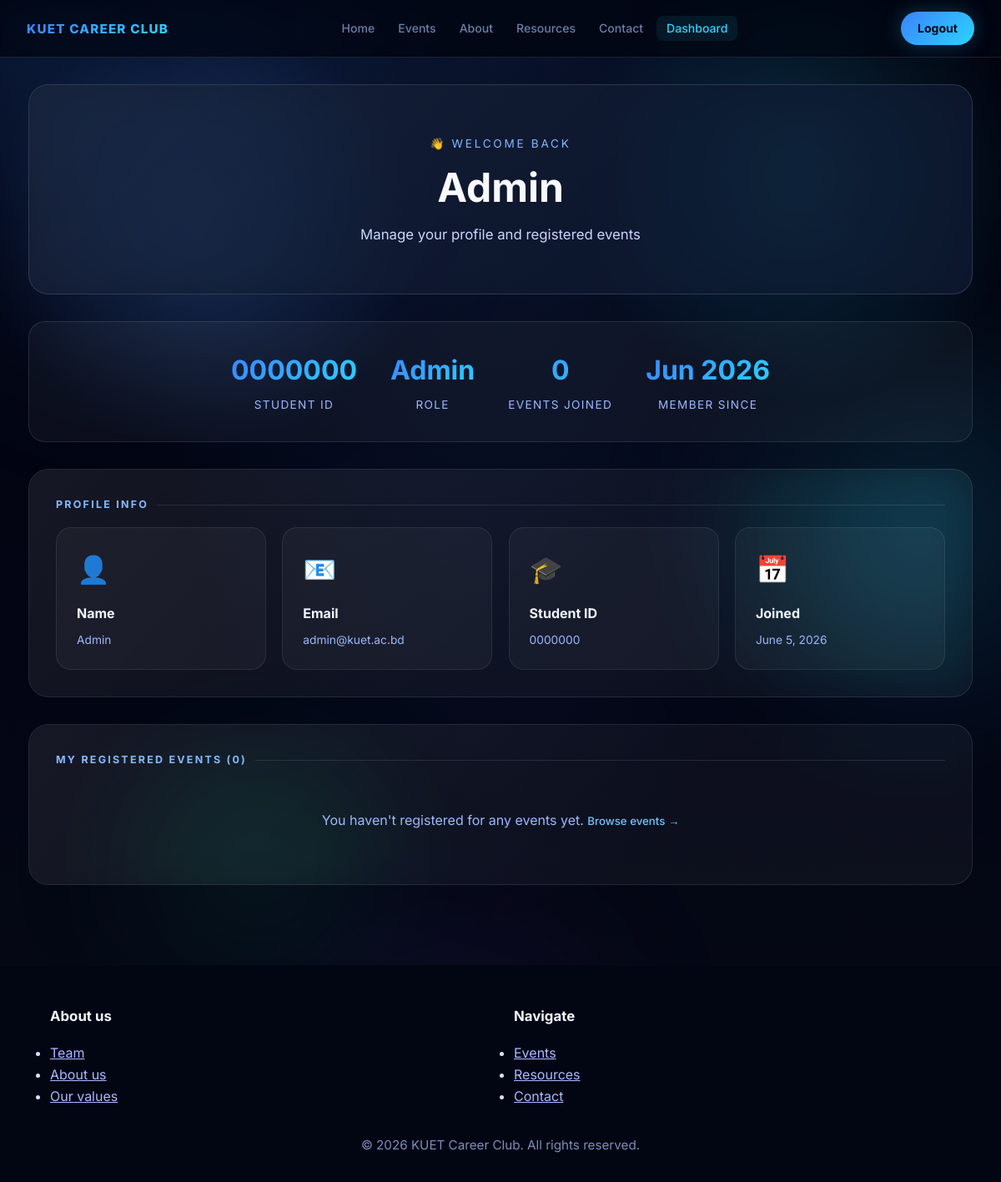
/dashboard.php (signed in), run on the app's committed database.
### tables this page shows
CREATE TABLE IF NOT EXISTS users (
    id          INT AUTO_INCREMENT PRIMARY KEY,
    name        VARCHAR(100)  NOT NULL,
    email       VARCHAR(150)  NOT NULL UNIQUE,
    student_id  VARCHAR(20)   NOT NULL UNIQUE,
    password    VARCHAR(255)  NOT NULL,
    role        ENUM('member','admin') DEFAULT 'member',
    created_at  TIMESTAMP DEFAULT CURRENT_TIMESTAMP
);

### dashboard.php (the view, shortened to what this page needs)
<?php
require_once 'session_config.php';
$user_id = $_SESSION['user_id'];
$stmt = $pdo->prepare("SELECT name, email, student_id, role, created_at FROM users WHERE id = ?");
$stmt->execute([$user_id]);
$user = $stmt->fetch();
$stmt = $pdo->prepare("
    SELECT e.title, e.type, e.status, e.event_date, e.location, er.registered_at
    FROM event_registrations er
    JOIN events e ON er.event_id = e.id
    WHERE er.user_id = ?
    ORDER BY e.event_date DESC
");
$stmt->execute([$user_id]);
$my_events = $stmt->fetchAll();
?>
<!doctype html>
<html lang="en">
  <head>
    <link rel="stylesheet" href="styles.css" />
  </head>
  <body>
    <?php include 'includes/header.php'; ?>
    <main>
      <section class="about-hero">
        <span class="eyebrow">👋 Welcome back</span>
        <h1><?php echo htmlspecialchars($user['name']); ?></h1>
        <p>Manage your profile and registered events</p>
      </section>
      <div class="stats-row">
        <div class="stat-item"><span class="num"><?php echo htmlspecialchars($user['student_id']); ?></span><span>Student ID</span></div>
        <div class="stat-item"><span class="num"><?php echo ucfirst($user['role']); ?></span><span>Role</span></div>
        <div class="stat-item"><span class="num"><?php echo count($my_events); ?></span><span>Events Joined</span></div>
        <div class="stat-item"><span class="num"><?php echo date('M Y', strtotime($user['created_at'])); ?></span><span>Member Since</span></div>
      </div>
      <section class="values-section">
        <p class="section-label">Profile Info</p>
        <div class="values-grid">
          <div class="value-card">
            <div class="value-icon">👤</div>
            <h3>Name</h3>
            <p><?php echo htmlspecialchars($user['name']); ?></p>
          </div>
          <div class="value-card">
            <div class="value-icon">📧</div>
            <h3>Email</h3>
            <p><?php echo htmlspecialchars($user['email']); ?></p>
          </div>
          <div class="value-card">
            <div class="value-icon">🎓</div>
            <h3>Student ID</h3>
            <p><?php echo htmlspecialchars($user['student_id']); ?></p>
          </div>
          <div class="value-card">
            <div class="value-icon">📅</div>
            <h3>Joined</h3>
            <p><?php echo date('F j, Y', strtotime($user['created_at'])); ?></p>
          </div>
        </div>
      </section>
      <section class="team-section">
        <p class="section-label">My Registered Events (<?php echo count($my_events); ?>)</p>
        <?php if (empty($my_events)): ?>
          <p style="text-align:center; color:#9cb8ff; padding:2rem;">You haven't registered for any events yet. <a href="events.php" class="form-link">Browse events →</a></p>
        <?php endif; ?>
      </section>
    </main>
    <?php include 'includes/footer.php'; ?>
  </body>
</html>

### styles.css (style rules this page uses)
:root { --accent-1: #3b83ff; --accent-2: #2bd4ff; --accent-grad: linear-gradient(135deg, var(--accent-1), var(--accent-2)); --bg-dark: #02040f; --surface-1: rgba(255,255,255,0.05); --surface-2: rgba(255,255,255,0.03); --border: rgba(255,255,255,0.10); --border-bright: rgba(255,255,255,0.16); --text-primary: #f0f4ff; --text-secondary: #c8d7ff; --text-muted: #6b7fa8; --radius-card: 20px; --radius-btn: 999px; --transition: 0.22s cubic-bezier(0.4,0,0.2,1); }
* { margin: 0; padding: 0; box-sizing: border-box; }
html { scroll-behavior: smooth; }
body { font-family: 'Inter', system-ui, Arial, sans-serif; line-height: 1.65; color: var(--text-secondary); background: radial-gradient(ellipse at 50% 0%, rgba(59,131,255,0.12) 0%, transparent 55%), linear-gradient(180deg, #02040f 0%, #030514 60%, #060a14 100%); -webkit-font-smoothing: antialiased; animation: pageFade 0.4s ease both; }
body::before { content: ''; position: fixed; inset: 0; background: radial-gradient(circle at 20% 20%, rgba(91, 156, 255, 0.18), transparent 18%), radial-gradient(circle at 80% 15%, rgba(43, 207, 255, 0.18), transparent 18%); pointer-events: none; }
main { max-width: 1180px; margin: 0 auto; padding: 2rem 1.5rem 4rem; position: relative; z-index: 1; }
section { padding: 2rem; margin-bottom: 2rem; background: rgba(255,255,255,0.035); backdrop-filter: blur(24px) saturate(140%); -webkit-backdrop-filter: blur(24px) saturate(140%); border: 1px solid var(--border); border-radius: 24px; position: relative; overflow: hidden; }
section::before { content: ''; position: absolute; inset: 0; background: linear-gradient(135deg, rgba(255,255,255,0.04) 0%, transparent 60%); pointer-events: none; border-radius: inherit; }
.eyebrow { display: inline-block; margin-bottom: 1rem; color: #82b7ff; font-size: 0.85rem; letter-spacing: 0.2em; text-transform: uppercase; }
.stats-row { display: flex; justify-content: center; gap: 2.5rem; flex-wrap: wrap; padding: 2rem; background: rgba(255, 255, 255, 0.04); border: 1px solid rgba(255, 255, 255, 0.1); border-radius: 20px; margin-bottom: 2rem; }
.stat-item { text-align: center; }
.stat-item .num { display: block; font-size: 2rem; font-weight: 700; background: linear-gradient(135deg, #3b83ff, #2bd4ff); -webkit-background-clip: text; -webkit-text-fill-color: transparent; background-clip: text; }
.stat-item span:last-child { font-size: 0.85rem; color: #9cb8ff; text-transform: uppercase; letter-spacing: 0.1em; }
.section-label { font-size: 0.78rem; font-weight: 700; letter-spacing: 0.18em; text-transform: uppercase; color: #82b7ff; margin-bottom: 1rem; display: flex; align-items: center; gap: 0.6rem; }
.section-label::after { content: ''; flex: 1; height: 1px; background: rgba(255, 255, 255, 0.1); }
.form-link { font-size: 0.83rem; color: #6fc7ff; text-decoration: none; font-weight: 500; transition: color 0.2s; }
.about-hero { text-align: center; padding: 3.5rem 2rem; background: rgba(15, 25, 48, 0.8); border: 1px solid rgba(255, 255, 255, 0.14); border-radius: 24px; margin-bottom: 2rem; }
.about-hero h1 { font-size: clamp(2rem, 4vw, 3.4rem); color: #f7f9ff; line-height: 1.1; margin-bottom: 1rem; }
.about-hero p { color: #c8d7ff; font-size: 1.05rem; max-width: 560px; margin: 0 auto; }
.values-section { background: rgba(255, 255, 255, 0.04); border: 1px solid rgba(255, 255, 255, 0.1); border-radius: 24px; padding: 2rem; margin-bottom: 2rem; }
.values-grid { display: grid; grid-template-columns: repeat(auto-fill, minmax(220px, 1fr)); gap: 1.2rem; }
.value-card { background: rgba(255, 255, 255, 0.04); border: 1px solid rgba(255, 255, 255, 0.08); border-radius: 18px; padding: 1.5rem; transition: transform 0.2s, box-shadow 0.2s; }
.value-icon { font-size: 2rem; margin-bottom: 0.8rem; }
.value-card h3 { font-size: 1rem; color: #f1f5ff; margin-bottom: 0.5rem; }
.value-card p { font-size: 0.86rem; color: #9cb8ff; line-height: 1.55; }
.team-section { background: rgba(255, 255, 255, 0.04); border: 1px solid rgba(255, 255, 255, 0.1); border-radius: 24px; padding: 2rem; margin-bottom: 2rem; }

### data on the page
users: name "Admin", student "0000000", role "Admin", created_at "Jun 2026", email "admin@kuet.ac.bd", created_at "June 5, 2026"

### other printed values
count($my_events) "0"
